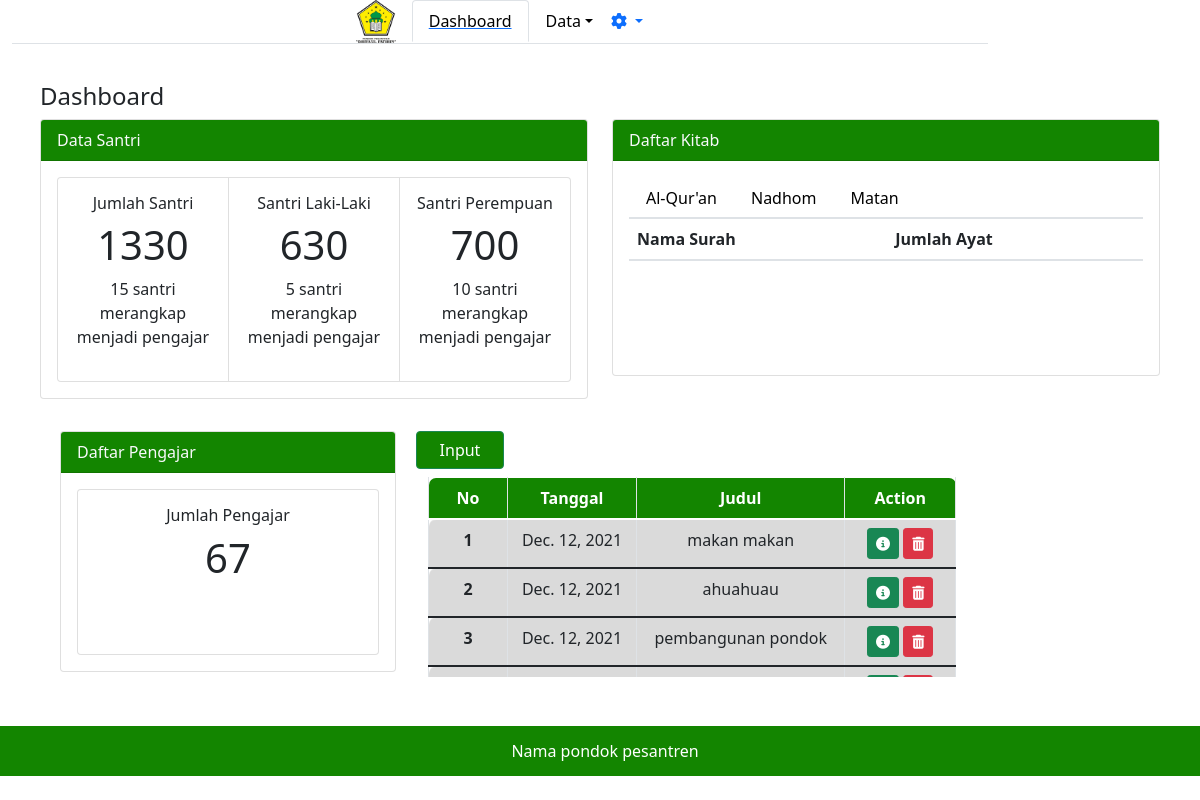
The app's page /adminpondok/, older data.
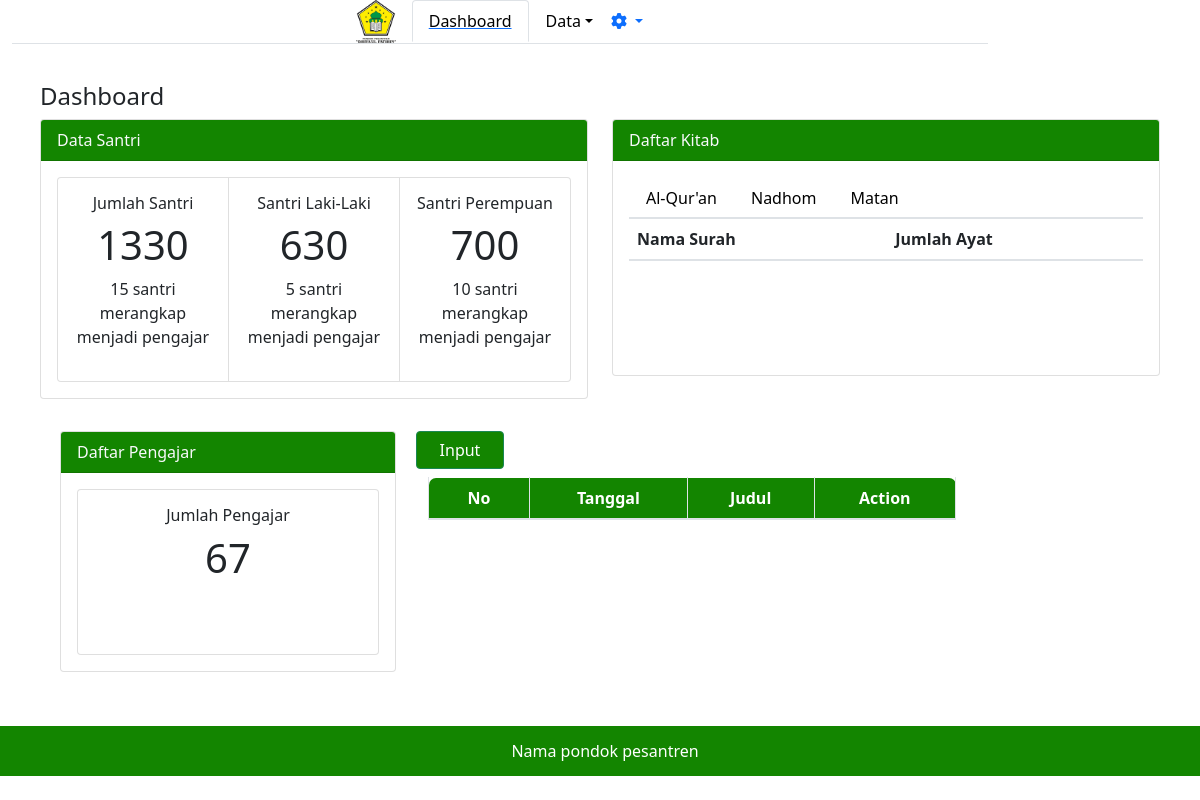
The same page, newer data.
### adminpondok/models.py (models this page shows)
class Pengumuman(models.Model):
    tgl = models.DateField(auto_now=True, blank=False, null=False)
    judul = models.CharField(max_length=30, default='')
    pengumuman = models.TextField(default='')

### adminpondok/views.py (the view)
# urls.py: path('', views.index),
def index(req):
    santri = models.Santri.objects.all()
    pengajar = models.Pengajar.objects.all()
    quran = models.Alquran.objects.all()
    pengum = models.Pengumuman.objects.all()
    return render(req, 'adminpondok/dashboard.html', {
        'santri': santri,
        'pengajar': pengajar,
        'quran': quran,
        'pengum': pengum,
    })

### adminpondok/templates/adminpondok/dashboard.html (shortened to what the changed rows need)
{% extends "adminpondok/base.html" %}
{% block content %}
<div class="content">
  <div class="container-fluid justify-content-center">
    <div class="row px-3 py-2">
      <div class="col-md-6">
        <div class="card mb-3" style="max-width: 1100px;">
          <div class="card-body">
            <div class="card-group">
              <div class="card text-center">
                <div class="card-body">
                  <h1>1330</h1>
                </div>
              </div>
              <div class="card text-center">
                <div class="card-body">
                  <h1>630</h1>
                </div>
              </div>
              <div class="card text-center">
                <div class="card-body">
                  <h1>700</h1>
                </div>
              </div>
            </div>
          </div>
        </div>
      </div>
      <div class="col-md-6">
        <div class="card mb-3" style="max-width: 700px;">
          <div class="card-body" style="height: 214px;">
            <div class="tab-content" id="myTabContent">
              <div class="tab-pane fade show active" id="quran" role="tabpanel" aria-labelledby="quran-tab">
                <table class="table">
                  <thead>
                    <tr>
                      <th scope="col">Nama Surah</th>
                      <th scope="col">Jumlah Ayat</th>
                    </tr>
                  </thead>
                </table>
              </div>
            </div>
          </div>
        </div>
      </div>
    </div>
  </div>
</div>
<div class="row px-5 py-2">
  <div class="col-md-4">
    <div class="card mb-3" style="max-width: 21rem;">
      <div class="card-body">
        <div class="card text-center">
          <div class="card-body mb-5">
            <h1>67</h1>
          </div>
        </div>
      </div>
    </div>
  </div>
  <div class="col-md-6">
    <div class="row d-flex">
      <div class="table-wrapper-scroll-y my-custom-scrollbar">
        <table class='table table-bordered table-striped mb-0 bg-white divide-y justify-content-center'
          style="border: 1px;">
          <thead class="" style="background-color: #138500; color: #FFFFFF;">
            <tr>
              <th class="font-semibold text-sm uppercase px-4 py-2 text-center"> No </th>
              <th class="font-semibold text-sm uppercase px-4 py-2 text-center"> Tanggal </th>
              <th class="font-semibold text-sm uppercase px-4 py-2 text-center"> Judul </th>
              <th class="font-semibold text-sm uppercase px-4 py-2 text-center">Action</th>
            </tr>
          </thead>
          {% for d in pengum %}
          <tbody class="overflow-auto">
            <tr>
              <th scope="row" class="text-center">{{ forloop.counter }}</th>
              <td class="text-center">{{d.tgl}}</td>
              <td class="text-center">{{d.judul}}</td>
              <td class="text-center">
                <a class="btn btn-sm btn-success" href="{{d.id}}/detail"><i class="fas fa-info-circle"></i></a>
                <a class="btn btn-sm btn-danger" href="{{d.id}}/delete"><i class="fas fa-trash-alt"></i></a>
              </td>
            </tr>
          </tbody>
          {% endfor %}
        </table>
      </div>
    </div>
  </div>
</div>
{% endblock %}

Row changes from the older to the newer data that the page shows:
removed Pengumuman: tgl "Dec. 12, 2021", judul "makan makan"
removed Pengumuman: tgl "Dec. 12, 2021", judul "ahuahuau"
removed Pengumuman: tgl "Dec. 12, 2021", judul "pembangunan pondok"
